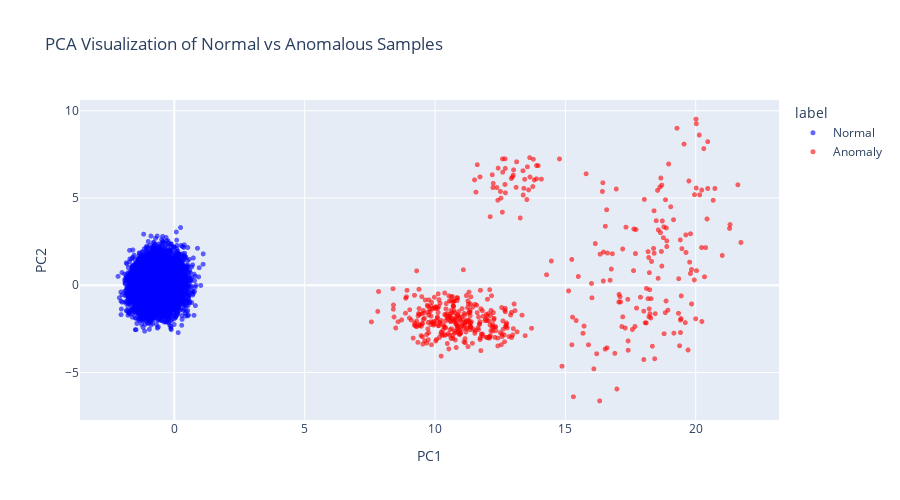

Notebook code for this chart:
### Markdown cell above
## 6. Dimensionality Reduction for Visualization

Let's visualize our data in 2D to see if anomalies are visually separable.

### Code cell
# PCA for visualization
pca = PCA(n_components=2, random_state=42)
X_pca = pca.fit_transform(X_scaled)

print(f"📉 PCA Explained Variance: {pca.explained_variance_ratio_}")
print(f"Total variance explained: {pca.explained_variance_ratio_.sum():.2%}")

# Create visualization dataframe
viz_df = pd.DataFrame({
    'PC1': X_pca[:, 0],
    'PC2': X_pca[:, 1],
    'is_anomaly': y,
    'label': ['Anomaly' if x == 1 else 'Normal' for x in y]
})

# Interactive plot with Plotly
fig = px.scatter(viz_df, x='PC1', y='PC2', color='label',
                color_discrete_map={'Normal': 'blue', 'Anomaly': 'red'},
                title='PCA Visualization of Normal vs Anomalous Samples',
                opacity=0.6)
fig.update_traces(marker=dict(size=5))
fig.update_layout(height=500)
fig.show()

print("\n💡 Observation: Can you see any patterns in how anomalies are distributed?")

### Figure 1 — Plotly figure (JSON) as saved in the notebook; plotly's stock layout.template omitted (floating-point values rounded to 4 significant figures; data arrays with more than 128 entries replaced by an {"elided": "..."} marker saying what was removed)
{"data": [{"hovertemplate": "label=Normal<br>PC1=%{x}<br>PC2=%{y}<extra></extra>", "legendgroup": "Normal", "marker": {"color": "blue", "opacity": 0.6, "size": 5, "symbol": "circle"}, "mode": "markers", "name": "Normal", "showlegend": true, "type": "scattergl", "x": {"elided": "9500 float values"}, "xaxis": "x", "y": {"elided": "9500 float values"}, "yaxis": "y"}, {"hovertemplate": "label=Anomaly<br>PC1=%{x}<br>PC2=%{y}<extra></extra>", "legendgroup": "Anomaly", "marker": {"color": "red", "opacity": 0.6, "size": 5, "symbol": "circle"}, "mode": "markers", "name": "Anomaly", "showlegend": true, "type": "scattergl", "x": {"elided": "500 float values"}, "xaxis": "x", "y": {"elided": "500 float values"}, "yaxis": "y"}], "layout": {"height": 500, "legend": {"title": {"text": "label"}, "tracegroupgap": 0}, "title": {"text": "PCA Visualization of Normal vs Anomalous Samples"}, "xaxis": {"anchor": "y", "domain": [0, 1], "title": {"text": "PC1"}}, "yaxis": {"anchor": "x", "domain": [0, 1], "title": {"text": "PC2"}}}}
